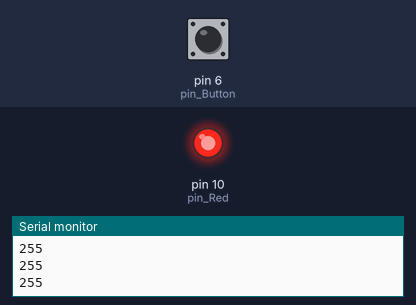
The sketch below on a simulated Arduino Uno, built with avr-gcc and run on an emulated ATmega328P. On the bench: output pins drawn as LEDs (lit = HIGH), the last lines printed to the serial monitor. Inputs (shaded band) come from the test bench; at power-on: pin 6 (pin_Button) LOW.

Above: at 1.8 s.
1.9 s: pin 6 (pin_Button) pulled HIGH for 0.6 s
At 2.4 s:
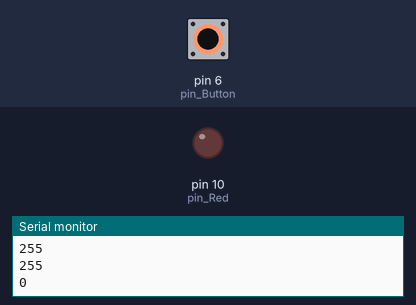
4.0 s: pin 6 (pin_Button) pulled HIGH for 3.2 s
At 8.6 s:
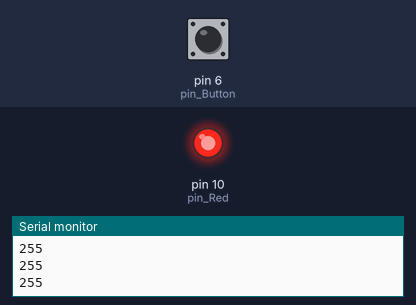
Timing chart, 0 to 10.1 s (numbered marks = the images above; inputs shaded):
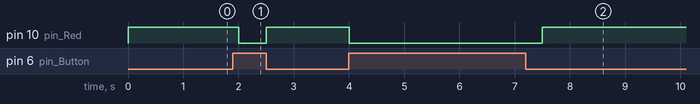

The sketch:

code.ino
```cpp
#define pin_Red 10
#define pin_Button 6

int val=0;
int LEDvalue;
void setup()
{
  pinMode(pin_Red, OUTPUT);
  pinMode(pin_Button, INPUT);
  Serial.begin(9600);
}

void loop()
{

  val = digitalRead(pin_Button);

  if (val == HIGH) {
  digitalWrite(pin_Red, LOW);
  LEDvalue=0;
  }

  else {
    digitalWrite(pin_Red, HIGH);
    LEDvalue=255;
  }
  Serial.println(LEDvalue);
  delay(500);
}
```

Measured:
- after the input at 1.9 s, pin 10 (pin_Red): HIGH → LOW after 0.10 s, → HIGH 0.50 s later
- after the input at 4.0 s, pin 10 (pin_Red): HIGH → LOW at once, → HIGH 3.5 s later
